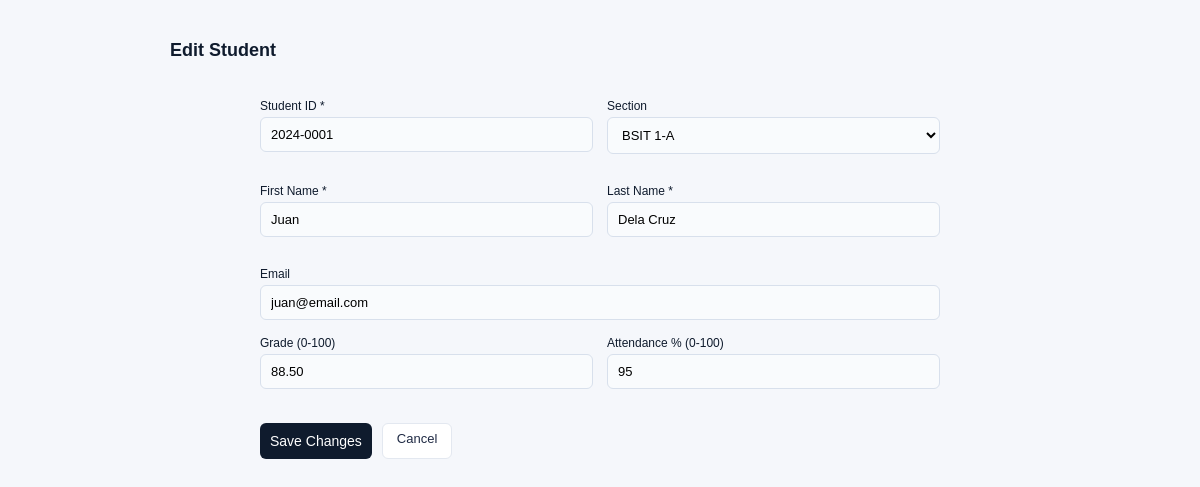
The app's page /edit.php?id=1 (signed in) with its own data.
### tables this page shows
CREATE TABLE IF NOT EXISTS students (
    id INT AUTO_INCREMENT PRIMARY KEY,
    student_id VARCHAR(20) NOT NULL UNIQUE,
    first_name VARCHAR(50) NOT NULL,
    last_name VARCHAR(50) NOT NULL,
    email VARCHAR(100),
    section_id INT,
    grade DECIMAL(5,2) DEFAULT 0.00,
    attendance INT DEFAULT 0,
    created_at TIMESTAMP DEFAULT CURRENT_TIMESTAMP,
    FOREIGN KEY (section_id) REFERENCES sections(id) ON DELETE SET NULL
);

CREATE TABLE IF NOT EXISTS sections (
    id INT AUTO_INCREMENT PRIMARY KEY,
    section_name VARCHAR(50) NOT NULL,
    teacher_id INT,
    created_at TIMESTAMP DEFAULT CURRENT_TIMESTAMP,
    FOREIGN KEY (teacher_id) REFERENCES users(id) ON DELETE SET NULL
);

### edit.php (the view, shortened to what this page needs)
<?php
include 'db.php';
$id = mysqli_real_escape_string($conn, $_GET['id'] ?? '');
$student_result = mysqli_query($conn, "SELECT * FROM students WHERE id = '$id'");
$student = mysqli_fetch_assoc($student_result);
$sections = mysqli_query($conn, "SELECT * FROM sections ORDER BY section_name");
?>
<!DOCTYPE html>
<html lang="en">
<head>
    <link rel="stylesheet" href="styles.css">
</head>
<body>
<div class="container">
    <div style="margin-bottom:18px;">
    <h2 style="font-size:18px;color:#0f1b2d;">Edit Student</h2>
</div>
   <div class="tcard" style="max-width:720px;margin:auto;padding:20px;">
        <form id="editForm" action="edit.php?id=<?= $id ?>" method="POST">
            <div class="form-row">
                <div class="form-group">
                    <label for="student_id">Student ID <span class="required">*</span></label>
                    <input type="text" id="student_id" name="student_id"
                           value="<?= htmlspecialchars($student['student_id']) ?>">
                </div>
                <div class="form-group">
                    <label for="section_id">Section</label>
                    <select id="section_id" name="section_id">
                        <?php while ($sec = mysqli_fetch_assoc($sections)): ?>
                            <option value="<?= $sec['id'] ?>"
                                <?= $student['section_id'] == $sec['id'] ? 'selected' : '' ?>>
                                <?= htmlspecialchars($sec['section_name']) ?>
                            </option>
                        <?php endwhile; ?>
                    </select>
                </div>
            </div>
            <div class="form-row">
                <div class="form-group">
                    <label for="first_name">First Name <span class="required">*</span></label>
                    <input type="text" id="first_name" name="first_name"
                           value="<?= htmlspecialchars($student['first_name']) ?>">
                </div>
                <div class="form-group">
                    <label for="last_name">Last Name <span class="required">*</span></label>
                    <input type="text" id="last_name" name="last_name"
                           value="<?= htmlspecialchars($student['last_name']) ?>">
                </div>
            </div>
            <div class="form-group">
                <label for="email">Email</label>
                <input type="text" id="email" name="email"
                       value="<?= htmlspecialchars($student['email']) ?>">
            </div>
            <div class="form-row">
                <div class="form-group">
                    <label for="grade">Grade (0-100)</label>
                    <input type="number" id="grade" name="grade"
                           min="0" max="100" step="0.01"
                           value="<?= htmlspecialchars($student['grade']) ?>">
                </div>
                <div class="form-group">
                    <label for="attendance">Attendance % (0-100)</label>
                    <input type="number" id="attendance" name="attendance"
                           min="0" max="100"
                           value="<?= htmlspecialchars($student['attendance']) ?>">
                </div>
            </div>
            <div class="form-actions">
                <button type="submit" class="btn btn-primary">Save Changes</button>
                <a href="index.php" class="btn btn-outline">Cancel</a>
            </div>
        </form>
    </div>
</div>
</body>
</html>

### styles.css (style rules this page uses)
:root { --primary: #1f2937; --secondary: #6b7280; --accent: #2563eb; --bg: #f9fafb; --white: #ffffff; --border: #e5e7eb; --success: #16a34a; --danger: #dc2626; }
* { margin: 0; padding: 0; box-sizing: border-box; }
body { font-family: Arial, sans-serif; background: var(--bg); color: var(--primary); }
.btn { padding: 7px 12px; border-radius: 5px; border: 1px solid var(--border); background: white; cursor: pointer; font-size: 13px; }
.btn-primary { background: var(--accent); color: white; border: none; }
:root { --primary:#1f2a44; --accent:#3a7bd5; --bg:#f5f7fb; --white:#ffffff; --border:#e3e8f0; --text:#1f2a44; --muted:#6b7a90; --pass:#1a9e6a; --fail:#d94040; }
* { box-sizing:border-box;margin:0;padding:0 }
body { font-family:'DM Sans',sans-serif; background:var(--bg); color:var(--text); }
.container { max-width:900px; margin:40px auto; padding:0 20px; }
.btn { padding:7px 14px; border-radius:6px; font-size:13px; border:1px solid var(--border); background:#fff; cursor:pointer; text-decoration:none; color:var(--text); }
.btn-primary { background:var(--primary); color:#fff; border:none; }
.form-row { display: flex; gap: 15px; margin-bottom: 15px; }
.form-group { flex: 1; display: flex; flex-direction: column; }
.form-group label { font-size: 13px; margin-bottom: 5px; color: var(--secondary); }
.form-group input, .form-group select { padding: 8px; border: 1px solid var(--border); border-radius: 5px; font-size: 13px; }
.form-group { text-align:left; margin-bottom:16px; }
.form-group label { font-size:12px; font-weight:500; color:#0f1b2d; display:block; margin-bottom:5px; }
.form-group input { width:100%; padding:10px 12px; border:1px solid #d8e0ec; border-radius:6px; font-size:13px; outline:none; transition:all .15s; }
.btn-primary { background:#0f1b2d; color:#fff; border:none; padding:10px; border-radius:6px; font-size:14px; cursor:pointer; transition:0.2s; }
.form-row { display:flex; gap:14px; margin-bottom:14px; }
.form-group { flex:1; display:flex; flex-direction:column; }
.form-group label { font-size:12px; margin-bottom:4px; color:#0f1b2d; }
.form-group input, .form-group select { padding:9px 10px; border:1px solid #d8e0ec; border-radius:6px; font-size:13px; background:#f9fbfd; }
.form-actions { margin-top:18px; display:flex; gap:10px; }

### records on screen
students: student_id "2024-0001", section_id "BSIT 1-A", first_name "Juan", last_name "Dela Cruz", email "juan@email.com", grade "88.50", attendance "95"
